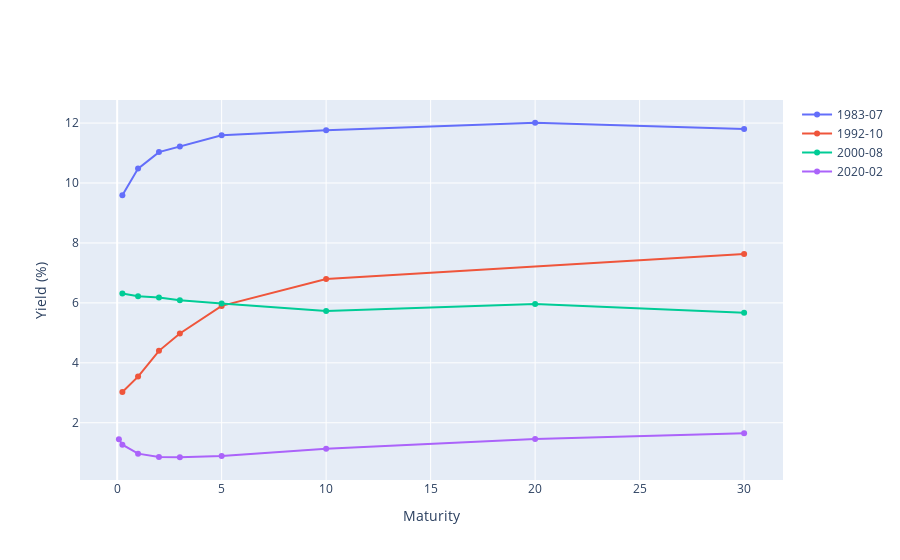

The code cell stored with this chart in its notebook:
### Code cell
fig = go.Figure()
for m in months:
    yields = df.loc[m, tseries]
    yields.index = ttms
    yields=yields.dropna()
    
    trace= go.Scatter(
                    x=yields.index, 
                    y=yields, 
                    hovertemplate="<br>" + str(m) +"<br>%{x:.2f} year bond <br>%{y:.1f}%<extra></extra>",
                    mode="lines+markers", 
                    name=m)
    fig.add_trace(trace)
fig.update_yaxes(title='Yield (%)',tickformat=".0f")
fig.update_xaxes(title='Maturity', tickformat=".0f")
# fig.update_layout(title='Yield Curve')
fig.show()

### Figure 1 — Plotly figure (JSON) as saved in the notebook; plotly's stock layout.template omitted (floating-point values rounded to 4 significant figures)
{"data": [{"hovertemplate": "<br>1983-07<br>%{x:.2f} year bond <br>%{y:.1f}%<extra></extra>", "mode": "lines+markers", "name": "1983-07", "type": "scatter", "x": [0.25, 1, 2, 3, 5, 10, 20, 30], "y": [9.59, 10.48, 11.03, 11.22, 11.59, 11.76, 12.01, 11.8]}, {"hovertemplate": "<br>1992-10<br>%{x:.2f} year bond <br>%{y:.1f}%<extra></extra>", "mode": "lines+markers", "name": "1992-10", "type": "scatter", "x": [0.25, 1, 2, 3, 5, 10, 30], "y": [3.03, 3.54, 4.4, 4.98, 5.9, 6.8, 7.63]}, {"hovertemplate": "<br>2000-08<br>%{x:.2f} year bond <br>%{y:.1f}%<extra></extra>", "mode": "lines+markers", "name": "2000-08", "type": "scatter", "x": [0.25, 1, 2, 3, 5, 10, 20, 30], "y": [6.31, 6.22, 6.18, 6.09, 5.98, 5.73, 5.96, 5.67]}, {"hovertemplate": "<br>2020-02<br>%{x:.2f} year bond <br>%{y:.1f}%<extra></extra>", "mode": "lines+markers", "name": "2020-02", "type": "scatter", "x": [0.0833, 0.25, 1, 2, 3, 5, 10, 20, 30], "y": [1.45, 1.27, 0.97, 0.86, 0.85, 0.89, 1.13, 1.46, 1.65]}], "layout": {"xaxis": {"tickformat": ".0f", "title": {"text": "Maturity"}}, "yaxis": {"tickformat": ".0f", "title": {"text": "Yield (%)"}}}}
